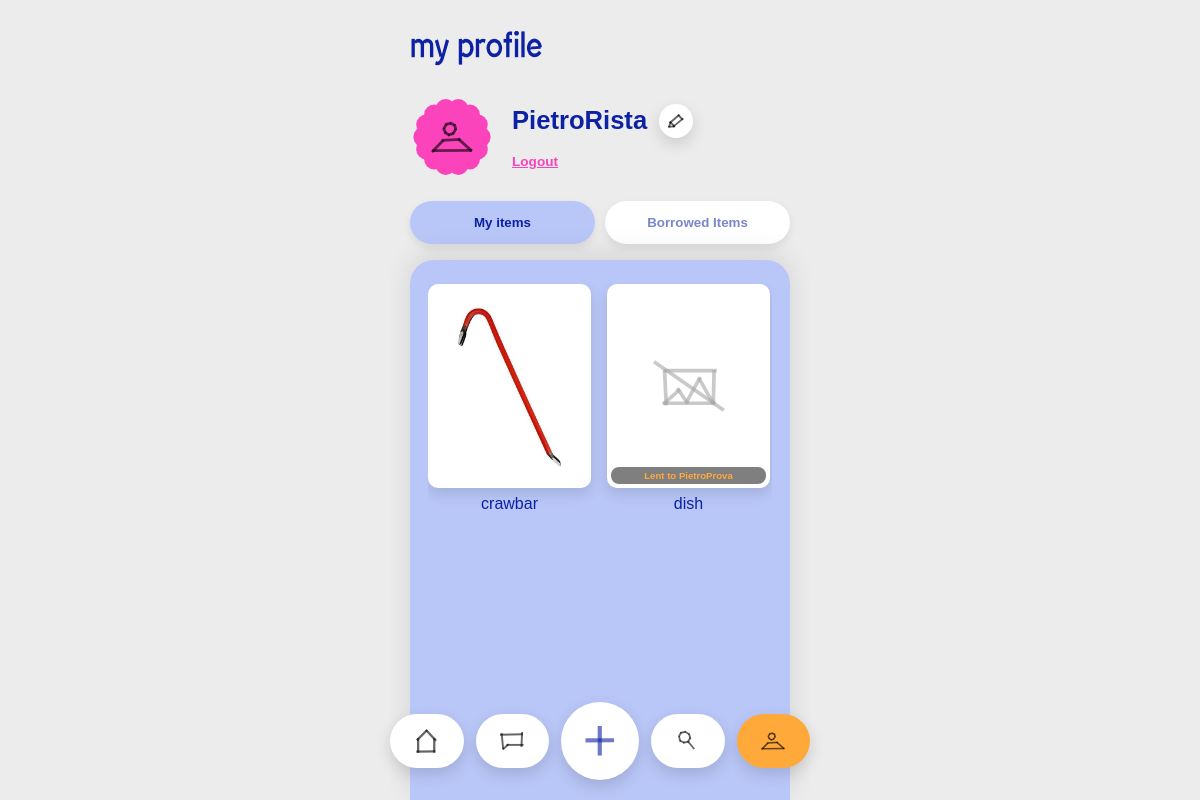
Before: /profile (signed in) with the older database file.
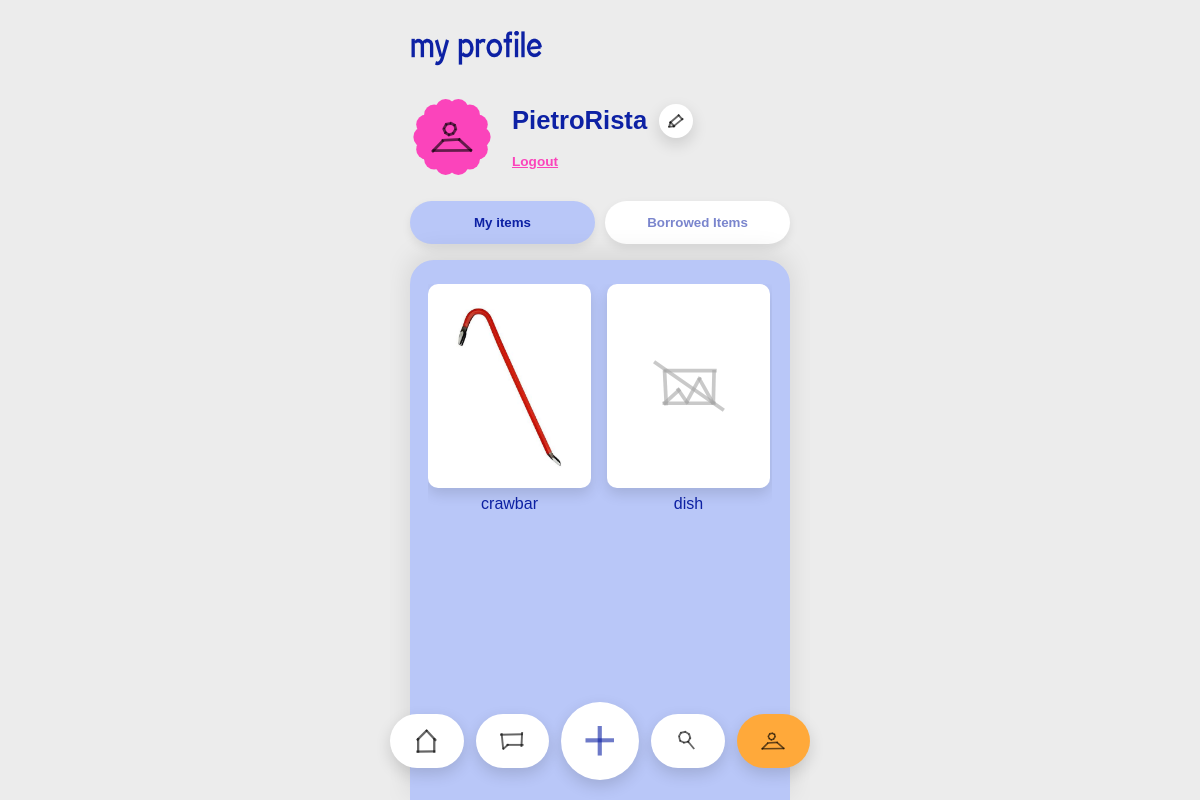
After: the same page with the newer database file.
### tables this page shows
CREATE TABLE users (
                id INTEGER PRIMARY KEY AUTOINCREMENT,
                username TEXT UNIQUE NOT NULL,
                email TEXT UNIQUE,
                password TEXT NOT NULL,
                location TEXT,
                categories TEXT
            , photo TEXT, latitude REAL, longitude REAL, onboarding_seen INTEGER DEFAULT 0);

CREATE TABLE items (
            id INTEGER PRIMARY KEY AUTOINCREMENT,
            name TEXT NOT NULL,
            description TEXT,
            owner_id INTEGER NOT NULL,
            status TEXT DEFAULT 'available',
            keywords TEXT, category TEXT, photo TEXT,
            FOREIGN KEY (owner_id) REFERENCES "users_old" (id)
        );

### app.py (the view)
@app.route('/profile')
def profile():
    if 'user_id' not in session:
        return redirect(url_for('login'))
    conn = get_db_connection()
    cursor = conn.cursor()
    cursor.execute('SELECT username, email, location, categories, photo FROM users WHERE id = ?', (session['user_id'],))
    user = cursor.fetchone()
    if not user:
        conn.close()
        session.clear()
        return redirect(url_for('login'))
    user_categories = [c.strip() for c in (user['categories'] or '').split(',') if c.strip()]
    cursor.execute('''
        SELECT i.id, i.name, i.photo, i.category, i.description, i.status,
               (SELECT u.username FROM requests r
                JOIN users u ON r.borrower_id = u.id
                WHERE r.item_id = i.id AND r.status = 'accepted' AND r.return_status != 'returned'
                ORDER BY r.created_at DESC LIMIT 1) as borrower_name,
               (SELECT COUNT(*) FROM requests r WHERE r.item_id = i.id
                AND (r.status = 'pending' OR (r.status = 'accepted' AND r.return_status != 'returned'))) as request_count
        FROM items i
        WHERE i.owner_id = ? AND i.status NOT IN ('requested', 'fulfilled')
    ''', (session['user_id'],))
    my_items = cursor.fetchall()
    cursor.execute('''
        SELECT i.id, i.name, i.photo, i.category, i.description, u.username as owner_name, u.location as owner_location,
               r.id as request_id, r.status, r.return_status, r.returned_at
        FROM requests r
        JOIN items i ON r.item_id = i.id
        JOIN users u ON i.owner_id = u.id
        WHERE r.borrower_id = ? AND r.status = 'accepted' AND i.status NOT IN ('requested', 'fulfilled')
        ORDER BY r.created_at DESC
    ''', (session['user_id'],))
    borrowed_items = []
    for row in cursor.fetchall():
        item = dict(row)
        item['returned_at_display'] = format_return_date(item['returned_at'])
        borrowed_items.append(item)
    conn.close()
    return render_template('profile.html', user=user, my_items=my_items, borrowed_items=borrowed_items,
                         categories=PROFILE_CATEGORIES, user_categories=user_categories)

### app.py (called while the page is built)
@app.url_defaults
def add_static_file_version(endpoint, values):
    if endpoint != 'static' or 'filename' not in values:
        return
    filepath = os.path.join(app.static_folder, values['filename'])
    if os.path.exists(filepath):
        values['v'] = int(os.path.getmtime(filepath))

def get_db_connection():
    conn = sqlite3.connect(DATABASE)
    conn.row_factory = sqlite3.Row
    conn.create_function('distance_km', 4, haversine_km)
    return conn

@app.context_processor
def inject_current_user_photo():
    if 'user_id' not in session:
        return {'current_user_photo': None}
    conn = get_db_connection()
    cursor = conn.cursor()
    cursor.execute('SELECT photo FROM users WHERE id = ?', (session['user_id'],))
    row = cursor.fetchone()
    conn.close()
    return {'current_user_photo': row['photo'] if row else None}

@app.context_processor
def inject_unread_messages():
    if 'user_id' not in session:
        return {'has_unread_messages': False}
    conn = get_db_connection()
    cursor = conn.cursor()
    cursor.execute('''
        SELECT 1
        FROM messages m
        JOIN requests r ON m.request_id = r.id
        JOIN items i ON r.item_id = i.id
        WHERE (i.owner_id = ? OR r.borrower_id = ?)
          AND m.sender_id != ?
          AND m.is_read = 0
        LIMIT 1
    ''', (session['user_id'], session['user_id'], session['user_id']))
    row = cursor.fetchone()
    conn.close()
    return {'has_unread_messages': row is not None}

def format_return_date(value):
    if not value:
        return ''
    try:
        d = datetime.strptime(value, '%Y-%m-%d')
    except (TypeError, ValueError):
        return value
    return '{} {}, {}'.format(d.strftime('%B'), d.day, d.year)

### templates/profile.html (shortened to what this page needs)
{% from 'macros.html' import user_avatar %}
<!DOCTYPE html>
<html lang="en">
<head>
    <link rel="stylesheet" href="{{ url_for('static', filename='style.css') }}">
</head>
<body class="no-scroll-page">
    <div class="container profile-page">
        <header class="profile-header">
            <h1>my profile</h1>
        </header>
        <section class="profile-user-row">
            {{ user_avatar('profile-avatar', current_user_photo, link=false) }}
            <div class="profile-user-info">
                <div class="profile-user-name-row">
                    <span class="profile-user-name">{{ user.username }}</span>
                    <button class="profile-edit-button" type="button" aria-label="Edit profile" onclick="openEditProfileModal()"><span class="icon icon-pencil" aria-hidden="true"></span></button>
                </div>
                <a href="{{ url_for('logout') }}" class="profile-logout-btn">Logout</a>
            </div>
        </section>
        <div class="profile-tabs">
            <button class="tab active" data-tab="my-items">My items</button>
            <button class="tab" data-tab="borrowed-items">Borrowed Items</button>
        </div>
        <section class="profile-content">
            <div class="tab-panels">
                <div class="tab-panel active" id="my-items">
                    <div class="items-grid">
                        {% if my_items %}
                            {% for item in my_items %}
                            <div class="item-card{% if item.borrower_name %} lent{% endif %}" role="button" tabindex="0"
                                 data-item-id="{{ item.id }}"
                                 data-name="{{ item.name }}"
                                 data-category="{{ item.category or '' }}"
                                 data-description="{{ item.description or 'No description provided.' }}"
                                 data-photo="{% if item.photo %}{{ url_for('static', filename='uploads/' + item.photo) }}{% endif %}"
                                 data-owner=""
                                 data-owner-location=""
                                 data-footer="{% if item.borrower_name %}Currently lent to {{ item.borrower_name }}{% else %}This is your item{% endif %}"
                                 data-can-delete="{% if not item.borrower_name and item.request_count == 0 %}true{% else %}false{% endif %}"
                                 onclick="openItemPopup(this)" onkeydown="if(event.key==='Enter'){openItemPopup(this)}">
                                <div class="item-image">
                                    <div class="item-image-placeholder" {% if item.photo %}style="display:none;"{% endif %}></div>
                                    {% if item.photo %}
                                        <img src="{{ url_for('static', filename='uploads/' + item.photo) }}" alt="{{ item.name }}"
                                             onerror="this.style.display='none'; this.parentNode.querySelector('.item-image-placeholder').style.display='block';">
                                    {% endif %}
                                    {% if item.borrower_name %}
                                    <div class="item-status-overlay lent">Lent to {{ item.borrower_name }}</div>
                                    {% endif %}
                                </div>
                                <div class="item-name">{{ item.name }}</div>
                            </div>
                            {% endfor %}
                        {% else %}
                            <p class="empty-state">No items yet</p>
                        {% endif %}
                    </div>
                </div>
            </div>
        </section>
        {% include 'footer_nav.html' %}
    </div>
</body>
</html>

### templates/macros.html
{% macro user_avatar(css_class, photo, link=true) %}
{% if link %}
<a href="{{ url_for('profile') }}" class="{{ css_class }}{% if not photo %} icon icon-user{% endif %}" aria-label="Profile">{% if photo %}<img src="{{ url_for('static', filename='uploads/' + photo) }}" alt="" class="avatar-photo">{% endif %}</a>
{% else %}
<div class="{{ css_class }}{% if not photo %} icon icon-user{% endif %}">{% if photo %}<img src="{{ url_for('static', filename='uploads/' + photo) }}" alt="" class="avatar-photo">{% endif %}</div>
{% endif %}
{% endmacro %}

### templates/footer_nav.html (shortened to what this page needs)
<nav class="bottom-nav">
    <a href="{{ url_for('dashboard') }}" class="nav-item{% if request.path == '/' or request.path.startswith('/dashboard') %} active{% endif %}" aria-label="Home">
        <span class="icon icon-nav-home" aria-hidden="true"></span>
    </a>
    <a href="{{ url_for('chat_index') }}" class="nav-item{% if request.path.startswith('/chat') %} active{% endif %}" aria-label="Chat{% if has_unread_messages %} (unread messages){% endif %}">
        <span class="icon icon-nav-chat" aria-hidden="true"></span>
    </a>
    <a href="{{ url_for('add_item') }}" onclick="return openFooterAddItemModal(event)" class="nav-item center-action" aria-label="Add item">
        <svg class="plus-icon" viewBox="0 0 59 61" aria-hidden="true" xmlns="http://www.w3.org/2000/svg">
            <path d="M58.0137 29.0005L0.0134028 29.1806" />
            <path d="M29.0127 60.0723L29.0127 -1.85711e-05" />
        </svg>
    </a>
    <a href="{{ url_for('explore') }}" class="nav-item{% if request.path.startswith('/explore') or request.path.startswith('/search') %} active{% endif %}" aria-label="Explore">
        <span class="icon icon-nav-search" aria-hidden="true"></span>
    </a>
    <a href="{{ url_for('profile') }}" class="nav-item{% if request.path.startswith('/profile') %} active{% endif %}" aria-label="Profile">
        <span class="icon icon-nav-profile" aria-hidden="true"></span>
    </a>
</nav>

Changed rows visible on the page:
changed items "dish": borrower_name "PietroProva" → (not shown)
